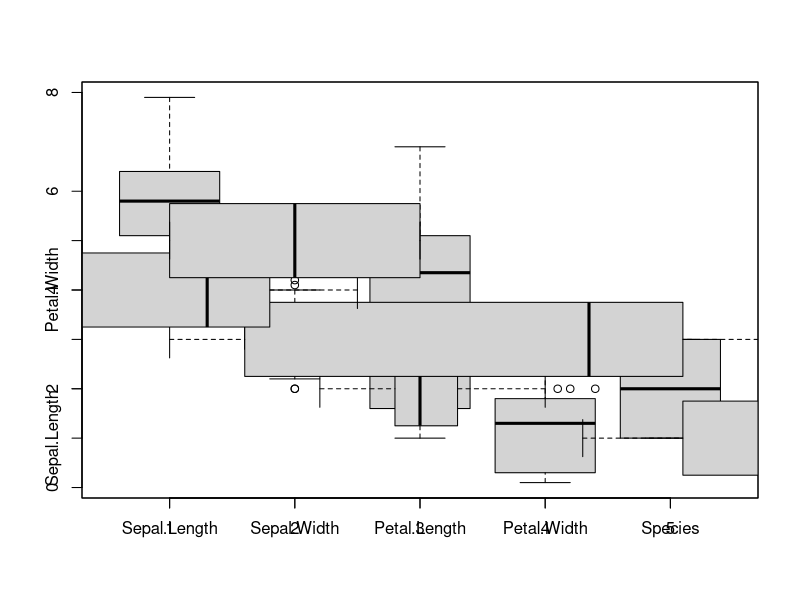
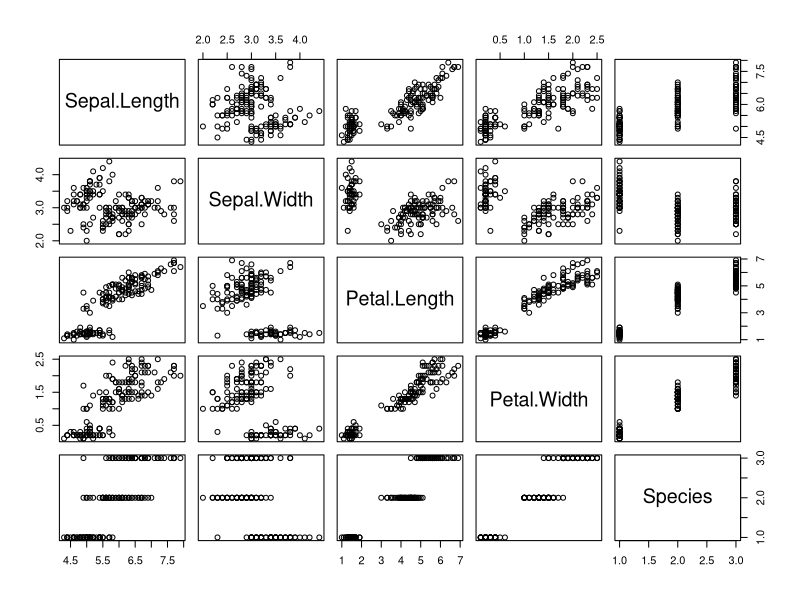
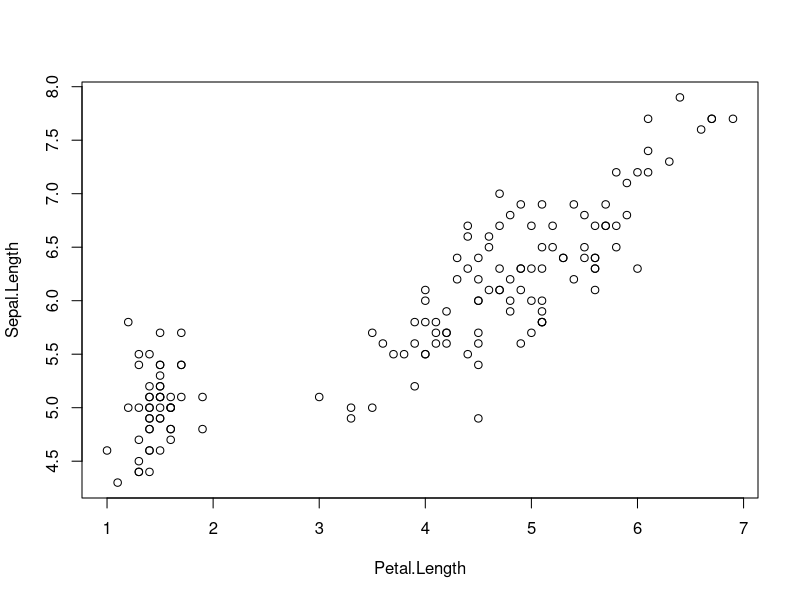
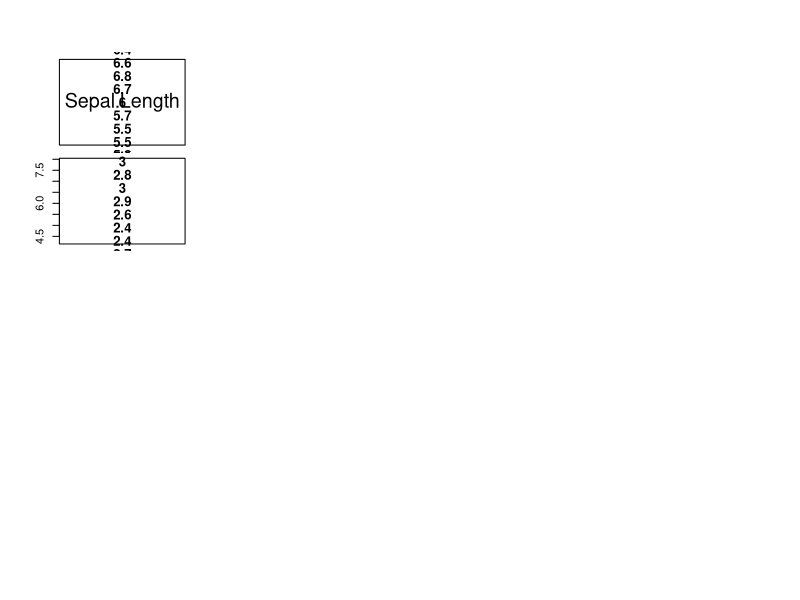

Recreate these plots in R, in order. (Note: this script raises an error after producing the figures.)
###############################################################################
#Charts
##Boxplot
help("boxplot")
### By default
boxplot(iris)
### By formula
boxplot(iris, range = 1.5, width = NULL, varwidth = FALSE,
        notch = FALSE, outline = TRUE, names, plot = TRUE,
        border = par("fg"), col = "lightgray", log = "",
        pars = list(boxwex = 1.5, staplewex = 0.5, outwex = 0.5), 
        horizontal = TRUE, add = TRUE, at = NULL)

##Plot
help("plot")
plot(iris)
plot(Sepal.Length ~ Petal.Length, data=iris)
plot(iris, y = NULL,  xlim = NULL, ylim = NULL,
     log = "", main = NULL, sub = NULL,
     ann = par("ann"),
     panel.first = NULL, panel.last = NULL, asp = NA,
     xgap.axis = NA, ygap.axis = NA)


##Barplot

##Histogram

##Pie

##Save a chart

##Ggplot

##Maps

##Highcharter


